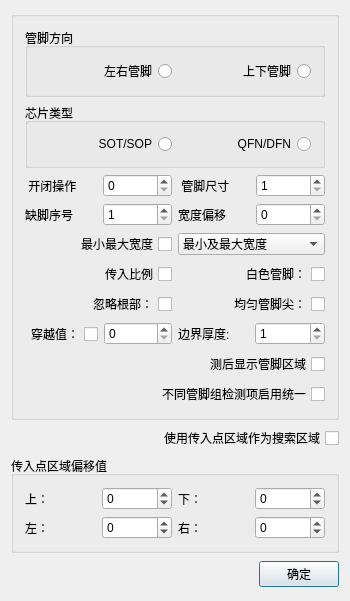
<?xml version="1.0" encoding="UTF-8"?>
<ui version="4.0">
 <class>advanceset</class>
 <widget class="QDialog" name="advanceset">
  <property name="geometry">
   <rect>
    <x>0</x>
    <y>0</y>
    <width>350</width>
    <height>578</height>
   </rect>
  </property>
  <property name="windowTitle">
   <string>advanceSet</string>
  </property>
  <layout class="QGridLayout" name="gridLayout_4">
   <item row="0" column="0">
    <widget class="QGroupBox" name="grp_advanceLead">
     <property name="title">
      <string/>
     </property>
     <layout class="QGridLayout" name="gridLayout">
      <item row="2" column="1">
       <layout class="QHBoxLayout" name="horizontalLayout_11">
        <item>
         <widget class="QLabel" name="label_10">
          <property name="minimumSize">
           <size>
            <width>72</width>
            <height>0</height>
           </size>
          </property>
          <property name="text">
           <string> 管脚尺寸</string>
          </property>
         </widget>
        </item>
        <item>
         <widget class="QSpinBox" name="sp_pinSize">
          <property name="buttonSymbols">
           <enum>QAbstractSpinBox::UpDownArrows</enum>
          </property>
          <property name="minimum">
           <number>1</number>
          </property>
          <property name="maximum">
           <number>999</number>
          </property>
         </widget>
        </item>
       </layout>
      </item>
      <item row="6" column="1">
       <widget class="QCheckBox" name="cb_whitePin">
        <property name="layoutDirection">
         <enum>Qt::RightToLeft</enum>
        </property>
        <property name="text">
         <string>白色管脚：</string>
        </property>
       </widget>
      </item>
      <item row="3" column="1">
       <layout class="QHBoxLayout" name="horizontalLayout_18">
        <item>
         <widget class="QLabel" name="label_22">
          <property name="minimumSize">
           <size>
            <width>72</width>
            <height>0</height>
           </size>
          </property>
          <property name="text">
           <string>宽度偏移</string>
          </property>
         </widget>
        </item>
        <item>
         <widget class="QSpinBox" name="sp_widthOff">
          <property name="buttonSymbols">
           <enum>QAbstractSpinBox::UpDownArrows</enum>
          </property>
          <property name="minimum">
           <number>0</number>
          </property>
          <property name="maximum">
           <number>999</number>
          </property>
         </widget>
        </item>
       </layout>
      </item>
      <item row="4" column="1">
       <widget class="QComboBox" name="comboBox">
        <item>
         <property name="text">
          <string>最小及最大宽度</string>
         </property>
        </item>
        <item>
         <property name="text">
          <string>最小宽度</string>
         </property>
        </item>
        <item>
         <property name="text">
          <string>最大宽度</string>
         </property>
        </item>
       </widget>
      </item>
      <item row="3" column="0">
       <layout class="QHBoxLayout" name="horizontalLayout_19">
        <item>
         <widget class="QLabel" name="label_23">
          <property name="minimumSize">
           <size>
            <width>72</width>
            <height>0</height>
           </size>
          </property>
          <property name="toolTip">
           <string>针对两个管脚组管脚数目不同时，相对于管脚更多的一组，少脚的管脚序号</string>
          </property>
          <property name="text">
           <string>缺脚序号</string>
          </property>
         </widget>
        </item>
        <item>
         <widget class="QSpinBox" name="sp_leadLossIndex">
          <property name="buttonSymbols">
           <enum>QAbstractSpinBox::UpDownArrows</enum>
          </property>
          <property name="minimum">
           <number>1</number>
          </property>
          <property name="maximum">
           <number>10</number>
          </property>
         </widget>
        </item>
       </layout>
      </item>
      <item row="4" column="0">
       <widget class="QCheckBox" name="checkBox">
        <property name="toolTip">
         <string>检查宽度偏移范围内管脚的最小最大宽度</string>
        </property>
        <property name="layoutDirection">
         <enum>Qt::RightToLeft</enum>
        </property>
        <property name="text">
         <string>最小最大宽度</string>
        </property>
       </widget>
      </item>
      <item row="7" column="0">
       <widget class="QCheckBox" name="cb_IgnoreRoot">
        <property name="layoutDirection">
         <enum>Qt::RightToLeft</enum>
        </property>
        <property name="text">
         <string>忽略根部：</string>
        </property>
       </widget>
      </item>
      <item row="6" column="0">
       <widget class="QCheckBox" name="cb_inputRatio">
        <property name="layoutDirection">
         <enum>Qt::RightToLeft</enum>
        </property>
        <property name="text">
         <string>传入比例</string>
        </property>
       </widget>
      </item>
      <item row="2" column="0">
       <layout class="QHBoxLayout" name="horizontalLayout_13">
        <item>
         <widget class="QLabel" name="label_16">
          <property name="minimumSize">
           <size>
            <width>72</width>
            <height>0</height>
           </size>
          </property>
          <property name="text">
           <string> 开闭操作</string>
          </property>
         </widget>
        </item>
        <item>
         <widget class="QSpinBox" name="sp_openAndClosing">
          <property name="buttonSymbols">
           <enum>QAbstractSpinBox::UpDownArrows</enum>
          </property>
          <property name="minimum">
           <number>0</number>
          </property>
          <property name="maximum">
           <number>999</number>
          </property>
         </widget>
        </item>
       </layout>
      </item>
      <item row="10" column="0" colspan="2">
       <widget class="QCheckBox" name="cb_groupSame">
        <property name="layoutDirection">
         <enum>Qt::RightToLeft</enum>
        </property>
        <property name="text">
         <string>不同管脚组检测项启用统一</string>
        </property>
       </widget>
      </item>
      <item row="9" column="1">
       <widget class="QCheckBox" name="cb_showAfterDet">
        <property name="layoutDirection">
         <enum>Qt::RightToLeft</enum>
        </property>
        <property name="text">
         <string>测后显示管脚区域</string>
        </property>
       </widget>
      </item>
      <item row="7" column="1">
       <widget class="QCheckBox" name="cb_NoDetectTop">
        <property name="layoutDirection">
         <enum>Qt::RightToLeft</enum>
        </property>
        <property name="text">
         <string>均匀管脚尖：</string>
        </property>
       </widget>
      </item>
      <item row="0" column="0" colspan="2">
       <widget class="QGroupBox" name="groupBox">
        <property name="title">
         <string>管脚方向</string>
        </property>
        <layout class="QHBoxLayout" name="horizontalLayout">
         <item>
          <widget class="QRadioButton" name="rb_LFRT">
           <property name="layoutDirection">
            <enum>Qt::RightToLeft</enum>
           </property>
           <property name="text">
            <string>左右管脚</string>
           </property>
          </widget>
         </item>
         <item>
          <widget class="QRadioButton" name="rb_UPDW">
           <property name="layoutDirection">
            <enum>Qt::RightToLeft</enum>
           </property>
           <property name="text">
            <string>上下管脚</string>
           </property>
          </widget>
         </item>
        </layout>
       </widget>
      </item>
      <item row="1" column="0" colspan="2">
       <widget class="QGroupBox" name="groupBox_2">
        <property name="title">
         <string>芯片类型</string>
        </property>
        <layout class="QHBoxLayout" name="horizontalLayout_2">
         <item>
          <widget class="QRadioButton" name="rb_SOP">
           <property name="layoutDirection">
            <enum>Qt::RightToLeft</enum>
           </property>
           <property name="text">
            <string>SOT/SOP</string>
           </property>
          </widget>
         </item>
         <item>
          <widget class="QRadioButton" name="rb_QFN">
           <property name="layoutDirection">
            <enum>Qt::RightToLeft</enum>
           </property>
           <property name="text">
            <string>QFN/DFN</string>
           </property>
          </widget>
         </item>
        </layout>
       </widget>
      </item>
      <item row="8" column="0">
       <layout class="QHBoxLayout" name="horizontalLayout_3">
        <item>
         <widget class="QCheckBox" name="cb_crossGray">
          <property name="layoutDirection">
           <enum>Qt::RightToLeft</enum>
          </property>
          <property name="text">
           <string>穿越值：</string>
          </property>
         </widget>
        </item>
        <item>
         <widget class="QSpinBox" name="sp_crossGray">
          <property name="maximum">
           <number>255</number>
          </property>
         </widget>
        </item>
       </layout>
      </item>
      <item row="8" column="1">
       <layout class="QHBoxLayout" name="horizontalLayout_4">
        <item>
         <widget class="QLabel" name="lb_crossStep">
          <property name="text">
           <string>边界厚度:</string>
          </property>
         </widget>
        </item>
        <item>
         <widget class="QSpinBox" name="sp_crossStep">
          <property name="minimum">
           <number>1</number>
          </property>
          <property name="maximum">
           <number>10</number>
          </property>
         </widget>
        </item>
       </layout>
      </item>
     </layout>
    </widget>
   </item>
   <item row="3" column="0">
    <layout class="QHBoxLayout" name="_2">
     <property name="spacing">
      <number>6</number>
     </property>
     <property name="leftMargin">
      <number>0</number>
     </property>
     <property name="topMargin">
      <number>0</number>
     </property>
     <property name="rightMargin">
      <number>0</number>
     </property>
     <property name="bottomMargin">
      <number>0</number>
     </property>
     <item>
      <spacer>
       <property name="orientation">
        <enum>Qt::Horizontal</enum>
       </property>
       <property name="sizeHint" stdset="0">
        <size>
         <width>131</width>
         <height>31</height>
        </size>
       </property>
      </spacer>
     </item>
     <item>
      <widget class="QPushButton" name="okButton">
       <property name="text">
        <string>确定</string>
       </property>
      </widget>
     </item>
    </layout>
   </item>
   <item row="1" column="0">
    <layout class="QVBoxLayout" name="verticalLayout_2">
     <item>
      <widget class="QCheckBox" name="cb_useInputRegion">
       <property name="layoutDirection">
        <enum>Qt::RightToLeft</enum>
       </property>
       <property name="text">
        <string>使用传入点区域作为搜索区域</string>
       </property>
      </widget>
     </item>
     <item>
      <widget class="QGroupBox" name="groupBox_3">
       <property name="title">
        <string>传入点区域偏移值</string>
       </property>
       <layout class="QGridLayout" name="gridLayout_3">
        <item row="0" column="0">
         <layout class="QGridLayout" name="gridLayout_2">
          <item row="0" column="0">
           <widget class="QLabel" name="label_3">
            <property name="text">
             <string>上：</string>
            </property>
           </widget>
          </item>
          <item row="0" column="1">
           <widget class="QSpinBox" name="sp_roioffUp">
            <property name="buttonSymbols">
             <enum>QAbstractSpinBox::UpDownArrows</enum>
            </property>
            <property name="minimum">
             <number>-99</number>
            </property>
           </widget>
          </item>
          <item row="0" column="2">
           <widget class="QLabel" name="label_4">
            <property name="text">
             <string>下：</string>
            </property>
           </widget>
          </item>
          <item row="0" column="3">
           <widget class="QSpinBox" name="sp_roioffDown">
            <property name="buttonSymbols">
             <enum>QAbstractSpinBox::UpDownArrows</enum>
            </property>
            <property name="minimum">
             <number>-99</number>
            </property>
           </widget>
          </item>
          <item row="1" column="0">
           <widget class="QLabel" name="label_5">
            <property name="text">
             <string>左：</string>
            </property>
           </widget>
          </item>
          <item row="1" column="1">
           <widget class="QSpinBox" name="sp_roioffLeft">
            <property name="buttonSymbols">
             <enum>QAbstractSpinBox::UpDownArrows</enum>
            </property>
            <property name="minimum">
             <number>-99</number>
            </property>
           </widget>
          </item>
          <item row="1" column="2">
           <widget class="QLabel" name="label_6">
            <property name="text">
             <string>右：</string>
            </property>
           </widget>
          </item>
          <item row="1" column="3">
           <widget class="QSpinBox" name="sp_roioffRight">
            <property name="buttonSymbols">
             <enum>QAbstractSpinBox::UpDownArrows</enum>
            </property>
            <property name="minimum">
             <number>-99</number>
            </property>
           </widget>
          </item>
         </layout>
        </item>
       </layout>
      </widget>
     </item>
    </layout>
   </item>
   <item row="2" column="0">
    <spacer name="verticalSpacer">
     <property name="orientation">
      <enum>Qt::Vertical</enum>
     </property>
     <property name="sizeHint" stdset="0">
      <size>
       <width>20</width>
       <height>83</height>
      </size>
     </property>
    </spacer>
   </item>
  </layout>
 </widget>
 <layoutdefault spacing="6" margin="11"/>
 <resources/>
 <connections/>
</ui>
